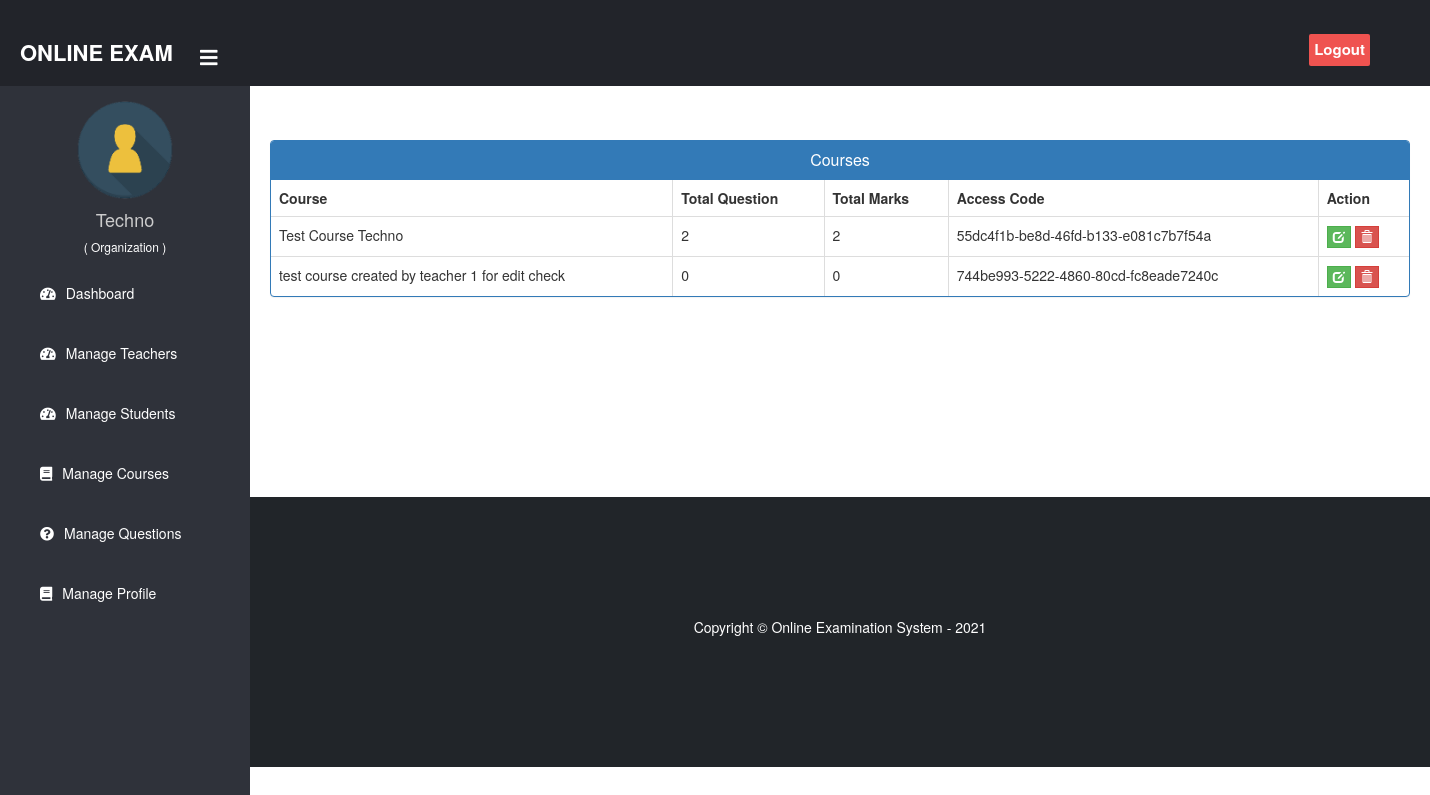
The app's page /organization/organization-view-course (signed in), older data.
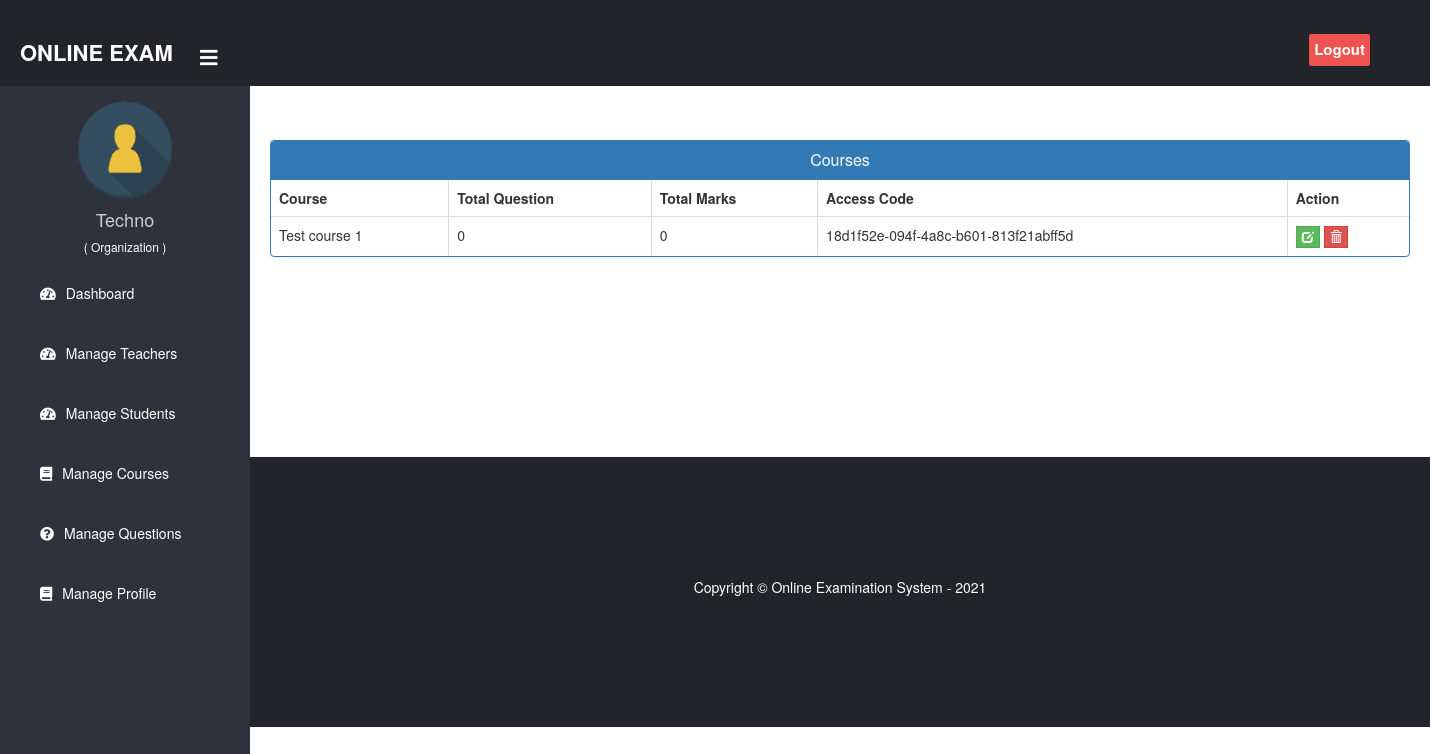
The same page, newer data.
### exam/models.py (models this page shows, shortened)
class Course(models.Model):
    course_name = models.CharField(max_length=50)
    question_number = models.PositiveIntegerField(default=0)
    total_marks = models.PositiveIntegerField(default=0)
    organization = models.ForeignKey(Organization, on_delete=models.CASCADE)
    access_code = models.UUIDField(default=uuid.uuid4)
    created_by = models.ForeignKey(User,on_delete=models.CASCADE)

### organization/views.py (the view)
# urls.py: path('organization-view-course', views.organization_view_course_view,name='organization-view-course'),
@login_required(login_url="organizationlogin")
@user_passes_test(is_organization)
def organization_view_course_view(request):
    courses = EMODEL.Course.objects.filter(organization__user=request.user)
    return render(
        request, "organization/organization_view_course.html", {"courses": courses}
    )

### organization/views.py (called while the page is built)
def is_organization(user):
    return user.groups.filter(name="ORGANIZATION").exists()

### templates/organization/organization_view_course.html (shortened to what this page needs)
{% extends 'organization/organizationbase.html' %}
{% block content %}
{%load static%}
<head>
  <link href="//netdna.bootstrapcdn.com/bootstrap/3.0.0/css/bootstrap.min.css" rel="stylesheet" id="bootstrap-css">
</head>
<br><br>
<div class="container">
  <div class="panel panel-primary">
    <div class="panel-heading">
      <h6 class="panel-title">Courses</h6>
    </div>
    <table class="table table-hover table-bordered" id="dev-table">
      <thead>
        <tr>
          <th>Course</th>
          <th>Total Question</th>
          <th>Total Marks</th>
          <th>Access Code</th>
          <th>Action</th>
        </tr>
      </thead>
      {% for t in courses %}
      <tr>
        <td> {{t.course_name}}</td>
        <td>{{t.question_number}}</td>
        <td>{{t.total_marks}}</td>
        <td>{{t.access_code}}</td>
        <td><a class="btn btn-success btn-xs" style="border-radius: 0%;" href="{% url 'organization-update-course' t.id  %}"><span class="glyphicon glyphicon-edit"></span></a>
        <a class="btn btn-danger btn-xs" style="border-radius: 0%;" href="{% url 'organization-delete-course' t.id  %}"><span class="glyphicon glyphicon-trash"></span></a></td>
      </tr>
      {% endfor %}
    </table>
  </div>
</div>
<br><br><br><br><br><br>
{% endblock content %}

### templates/organization/organizationbase.html (shortened to what this page needs)
<!DOCTYPE html>
{% load static %}
<html lang="en" dir="ltr">
<head>
  <link rel="stylesheet" href="https://cdnjs.cloudflare.com/ajax/libs/font-awesome/5.12.1/css/all.min.css">
</head>
<body>
  <header>
    <label for="check">
      <i style="left: 200px;margin-top: 17px;"class="fas fa-bars" id="sidebar_btn"></i>
    </label>
    <div class="left_area">
      <h3>Online Exam</h3>
    </div>
    <div class="right_area">
      <a href="/logout" class="logout_btn">Logout</a>
    </div>
  </header>
  <div class="sidebar">
    <center>
      <img src="{% static "image/teacher.png" %}" class="profile_image" alt="">
      <h4>{{request.user.first_name}}</h4>
      <h6 style="color: rgb(255, 255, 255);">( Organization )</h6>
    </center>
    <a href="/organization/organization-dashboard"><i class="fas fa-tachometer-alt"></i><span>Dashboard</span></a>
    <a href="/organization/organization-teacher"><i class="fas fa-tachometer-alt"></i><span>Manage Teachers</span></a>
    <a href="/organization/organization-student"><i class="fas fa-tachometer-alt"></i><span>Manage Students</span></a>
    <a href="/organization/organization-view-course"><i class="fas fa-book"></i><span>Manage Courses</span></a>
    <a href="/organization/organization-question"><i class="fas fa-question-circle"></i><span>Manage Questions</span></a>
    <a href="/organization/organization-profile"><i class="fas fa-book"></i><span>Manage Profile</span></a>
  </div>
  <div class="content">
    <br><br><br><br><br>
    {% block content %}
    {% endblock content %}
    <br><br><br>
    {% include "exam/footer.html" %}
  </div>
</body>
</html>

### templates/exam/footer.html (shortened to what this page needs)
<!DOCTYPE html>
<html>
<head>
  <link rel="stylesheet" href="https://maxcdn.bootstrapcdn.com/font-awesome/4.7.0/css/font-awesome.min.css">
</head>
<footer>
  <br>
  <div class="container">
    <div class="row">
      <div class="col-md-12 col-sm-12">
        <div style="color:#ffffff;" class="wow fadeInUp footer-copyright">
          <p>
            Copyright &copy; Online Examination System - 2021 </p><br>
        </div>
      </div>
    </div>
  </div>
</footer>
</html>

### templates/organization/organizationbase.html (style rules this page uses)
a:link { text-decoration: none; }
body { margin: 0; padding: 0; font-family: "Gill Sans", sans-serif;; }
header { position: fixed; background: #22242A; padding: 20px; width: 100%; z-index: 1; }
.left_area h3 { color: #fff; margin: 0px; text-transform: uppercase; font-size: 22px; font-weight: 900; }
.logout_btn { padding: 5px; background:#ef5350; text-decoration: none; float: right; margin-top: -30px; margin-right: 40px; border-radius: 2px; font-size: 15px; font-weight: 600; color: #fff; transition: 0.5s; }
.sidebar { background: #2f323a; margin-top: 70px; padding-top: 30px; position: fixed; left: 0; width: 250px; height: 100%; transition: 0.5s; transition-property: left; }
.sidebar .profile_image { width: 100px; height: 100px; border-radius: 100px; margin-bottom: 10px; }
.sidebar h4 { color: #ccc; margin-top: 0; }
.sidebar a { color: #fff; display: block; width: 100%; line-height: 60px; text-decoration: none; padding-left: 40px; box-sizing: border-box; transition: 0.5s; }
.sidebar i { padding-right: 10px; }
label #sidebar_btn { z-index: 1; color: #fff; position: fixed; cursor: pointer; left: 300px; font-size: 20px; margin: 5px 0; transition: 0.5s; transition-property: color; }
.content { margin-left: 250px; background-position: center; background-size: cover; height: 100vh; transition: 0.5s; }

### templates/organization/organization_view_course.html (style rules this page uses)
a:link { text-decoration: none; }
h6 { text-align: center; }
.row { margin: 100px; }

### templates/exam/footer.html (style rules this page uses)
footer { padding: 0px 0px 0px 0px; background-color: #212529; margin: 0px; }
p { text-align: center; }

Row changes from the older to the newer data that the page shows:
removed Course: course_name "Test Course Techno", question_number "2", total_marks "2", access_code "55dc4f1b-be8d-46fd-b133-e081c7b7f54a"
removed Course: course_name "test course created by teacher 1 for edit check", question_number "0", total_marks "0", access_code "744be993-5222-4860-80cd-fc8eade7240c"
added Course: course_name "Test course 1", question_number "0", total_marks "0", access_code "18d1f52e-094f-4a8c-b601-813f21abff5d"
